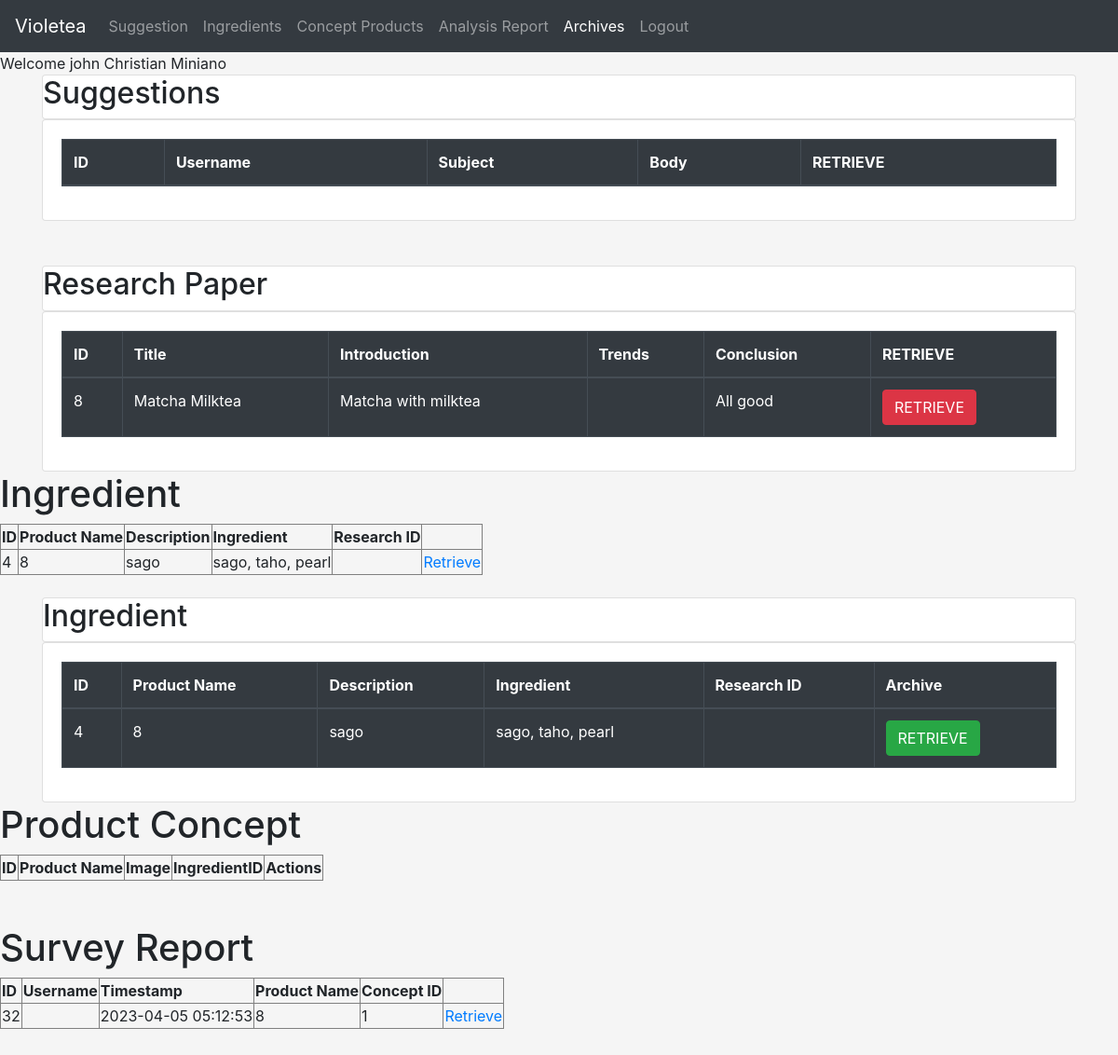
Before: /product-development-system/webpage/retrieve.php (signed in) with the older database file.
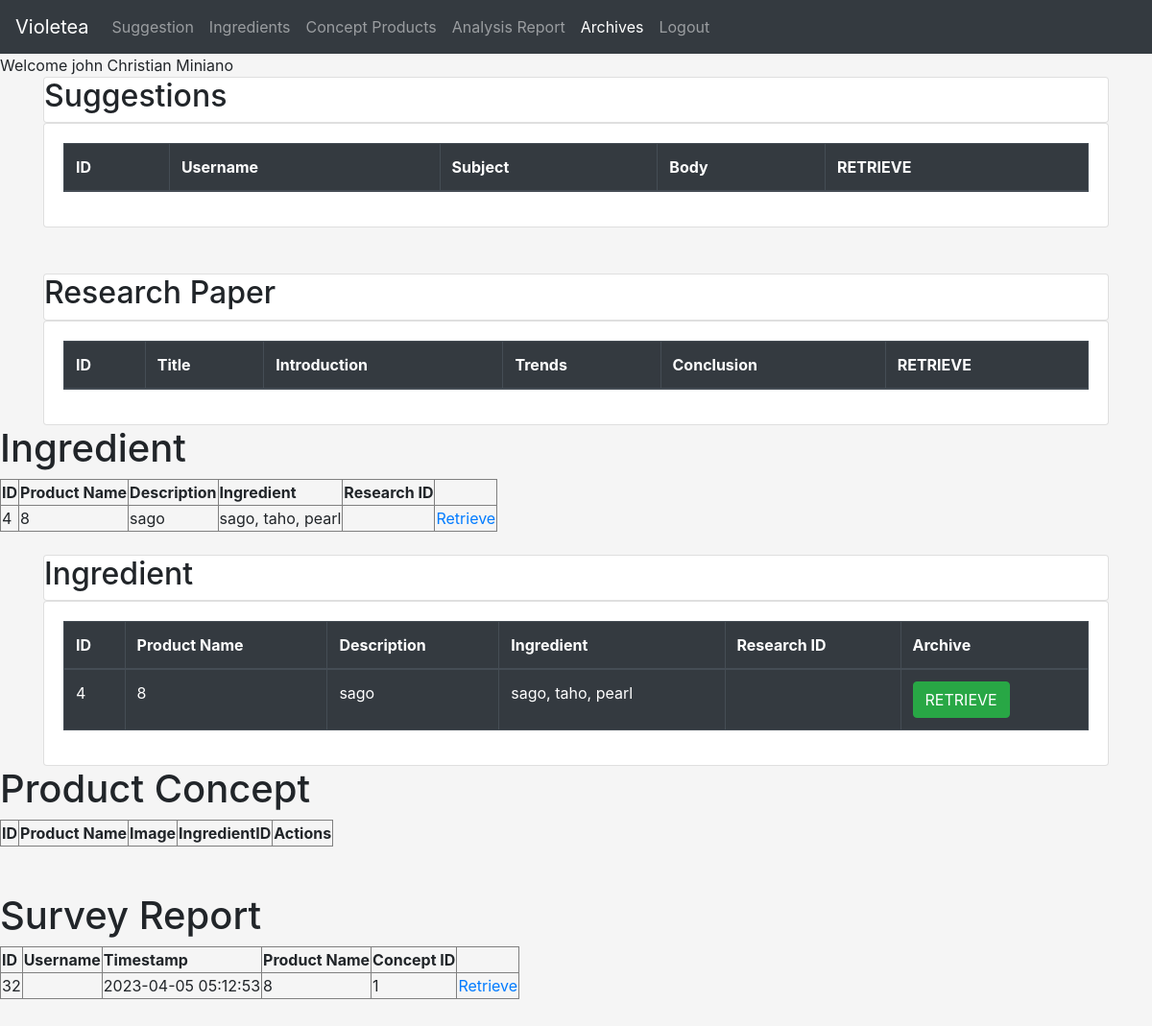
After: the same page with the newer database file.
### tables this page shows
CREATE TABLE `tbl_research` (
  `id` int(11) NOT NULL,
  `title` varchar(255) DEFAULT NULL,
  `introduction` varchar(1200) DEFAULT NULL,
  `market` varchar(1200) DEFAULT NULL,
  `user` varchar(1200) DEFAULT NULL,
  `technical` varchar(1200) DEFAULT NULL,
  `conclusion` varchar(1200) DEFAULT NULL,
  `archive` varchar(255) DEFAULT NULL
);

CREATE TABLE `tbl_ingredient` (
  `id` int(11) NOT NULL,
  `name` varchar(255) NOT NULL,
  `ingredient` varchar(255) NOT NULL,
  `description` varchar(255) NOT NULL,
  `archive` varchar(255) DEFAULT NULL,
  `researchID` int(11) DEFAULT NULL
);

CREATE TABLE `tbl_survey` (
  `id` int(11) NOT NULL,
  `username` varchar(255) NOT NULL,
  `timestamp` timestamp NOT NULL DEFAULT current_timestamp() ON UPDATE current_timestamp(),
  `response1` int(11) NOT NULL,
  `response2` int(11) NOT NULL,
  `response3` int(11) NOT NULL,
  `archive` varchar(255) DEFAULT NULL,
  `conceptID` int(11) DEFAULT NULL
);

### product-development-system/webpage/retrieve.php (the view, shortened to what this page needs)
<!DOCTYPE html>
<html lang="en">
<head>
	<link rel="stylesheet" href="https://stackpath.bootstrapcdn.com/bootstrap/4.2.1/css/bootstrap.min.css">
    <link rel="stylesheet" href="https://cdn.datatables.net/1.10.18/css/dataTables.bootstrap4.min.css">
</head>
<body style="background-color: whitesmoke;">
<nav class="navbar navbar-expand-lg navbar-dark bg-dark">
  <a class="navbar-brand" href="suggestion.php">Violetea</a>
  <div class="collapse navbar-collapse" id="navbarSupportedContent">
    <ul class="navbar-nav mr-auto">
      <li class="nav-item">
        <a class="nav-link" href="suggestion.php">Suggestion </a>
      </li>
      <li class="nav-item">
        <a class="nav-link" href="ingredient.php">Ingredients</a>
      </li>
      <li class="nav-item">
        <a class="nav-link" href="product-concept.php">Concept Products</a>
      </li>
	  <li class="nav-item">
        <a class="nav-link" href="analysis-report.php">Analysis Report</a>
      </li>
	  <li class="nav-item active">
        <a class="nav-link" href="retrieve.php">Archives<span class="sr-only">(current)</span></a>
      </li>
      <li class="nav-item">
        <a class="nav-link" href="logout.php">Logout</a>
      </li>
    </ul>
  </div>
</nav>
<?php
    if($_SESSION['username']){
		echo "Welcome " . $_SESSION["username"];
	}else{
		header("location: ../index.php");
	}
?>
	<div class="container">
            <div class="card">
                <h2> Suggestions </h2>
            </div>
            <div class="card">
                <div class="card-body">
                    <table id="datatableid" class="table table-bordered table-dark">
                        <thead>
                            <tr>
                                <th scope="col"> ID</th>
                                <th scope="col">Username</th>
                                <th scope="col">Subject </th>
                                <th scope="col">Body</th>
                                <th scope="col"> RETRIEVE </th>
                            </tr>
                        </thead>
                    </table>
                </div>
            </div>
    </div><br><br>
	<div class="container">
            <div class="card">
                <h2> Research Paper </h2>
            </div>
            <div class="card">
                <div class="card-body">
                    <?php
                include_once '../webpage/includes/db-connection.php';
                $query = "select * from `tbl_research` where archive ='true'";
                $query_run = mysqli_query($conn, $query);
            ?>
                    <table id="researchtableid" class="table table-bordered table-dark">
                        <thead>
                            <tr>
                                <th scope="col"> ID</th>
                                <th scope="col">Title</th>
                                <th scope="col">Introduction </th>
                                <th scope="col">Trends</th>
                                <th scope="col"> Conclusion </th>
                                <th scope="col"> RETRIEVE </th>
                            </tr>
                        </thead>
						<tbody>
                        <?php
                if($query_run)
                {
                    foreach($query_run as $row)
                    {
            ?>
                            <tr>
                                <td> <?php echo $row['id']; ?> </td>
                                <td> <?php echo $row['title']; ?> </td>
                                <td> <?php echo $row['introduction']; ?> </td>
                                <td> <?php echo $row['trends']; ?> </td>
                                <td> <?php echo $row['conclusion']; ?> </td>
                                <td>
                                    <button type="button" class="btn btn-danger retrievebtn2"> RETRIEVE</button>
                                </td>
                            </tr>
                        <?php
                    }
                }
                else
                {
                    echo "No Record Found";
                }
            ?>
						</tbody>
                    </table>
                </div>
            </div>
    </div>
    <h1>Ingredient</h1>
    <div>
		<table border="1">
			<thead>
				<th>ID</th>
				<th>Product Name</th>
                <th>Description</th>
				<th>Ingredient</th>
                <th>Research ID</th>
				<th></th>
			</thead>
			<tbody>
				<?php
					include_once '../webpage/includes/db-connection.php';
					$query=mysqli_query($conn,"SELECT * FROM tbl_ingredient WHERE archive = 'true'");
					while($row=mysqli_fetch_array($query)){
						?>
						<tr>
                            <td><?php echo $row['id']; ?></td>
							<td><?php echo $row['name']; ?></td>
							<td><?php echo $row['description']; ?></td>
							<td><?php echo $row['ingredient']; ?></td>
                            <td><?php echo $row['researchID']; ?></td>
							<td>
								<a href="#" onClick="MyWindow=window.open('retrieve-ingredient.php?id=<?php echo $row['id']; ?>','MyWindow','location=0,width=600,height=300,left=400,top=60'); return false;">Retrieve</a>
							</td>
						</tr>
						<?php
					}
				?>
			</tbody>
		</table>
	</div>
    <br>
    <div class="container">
            <div class="card">
                <h2>Ingredient</h2>
            </div>
            <div class="card">
                <div class="card-body">
                    <?php
                include_once '../webpage/includes/db-connection.php';
                $query = "SELECT * FROM tbl_ingredient WHERE archive = 'true'";
                $query_run = mysqli_query($conn, $query);
            ?>
                    <table id="datatableid" class="table table-bordered table-dark">
                        <thead>
                            <tr>
                                <th scope="col"> ID</th>
                                <th scope="col">Product Name</th>
                                <th scope="col">Description</th>
                                <th scope="col">Ingredient</th>
								<th scope="col">Research ID</th>
                                <th scope="col"> Archive </th>
                            </tr>
                        </thead>
						<tbody>
                        <?php
                if($query_run)
                {
                    foreach($query_run as $row)
                    {
            ?>
                            <tr>
							<td><?php echo $row['id']; ?></td>
							<td><?php echo $row['name']; ?></td>
							<td><?php echo $row['description']; ?></td>
							<td><?php echo $row['ingredient']; ?></td>
                            <td><?php echo $row['researchID']; ?></td>
                            <td>
                                <button type="button" class="btn btn-success retrievebtn3"> RETRIEVE </button>
                            </td>
                            </tr>
                        <?php
                    }
                }
                else
                {
                    echo "No Record Found";
                }
            ?>
			            </tbody>
                    </table>
                </div>
            </div>
    </div>
    <h1>Product Concept</h1>
    <div>
		<table border="1">
			<thead>
                <th>ID</th>
				<th>Product Name</th>
				<th>Image</th>
				<th>IngredientID</th>
				<th>Actions</th>
			</thead>
		</table>
	</div>
    <br><br>
    <h1>Survey Report</h1>
	<div>
		<table border="1">
			<thead>
				<th>ID</th>
				<th>Username</th>
                <th>Timestamp</th>
				<th>Product Name</th>
                <th>Concept ID</th>
				<th></th>
			</thead>
			<tbody>
				<?php
					include_once '../webpage/includes/db-connection.php';
					$query=mysqli_query($conn,"SELECT * FROM tbl_ingredient
					INNER JOIN tbl_concept ON tbl_ingredient.id = tbl_concept.ingredientID
					INNER JOIN tbl_survey ON tbl_concept.id = tbl_survey.conceptID WHERE tbl_survey.archive='true'");
					while($row=mysqli_fetch_array($query)){
						?>
						<tr>
                            <td><?php echo $row['id']; ?></td>
							<td><?php echo $row['username']; ?></td>
							<td><?php echo $row['timestamp']; ?></td>
							<td><?php echo $row['name']; ?></td>
                            <td><?php echo $row['conceptID']; ?></td>
							<td>
							<a href="retrieve-report.php?id=<?php echo $row['id'];?>">Retrieve</a>
							</td>
						</tr>
						<?php
					}
				?>
			</tbody>
		</table>
	</div>
    <br><br>
</body>
</html>

Changed rows visible on the page:
no longer on this page (row edited): tbl_research: id "8", title "Matcha Milktea", introduction "Matcha with milktea", conclusion "All good"
